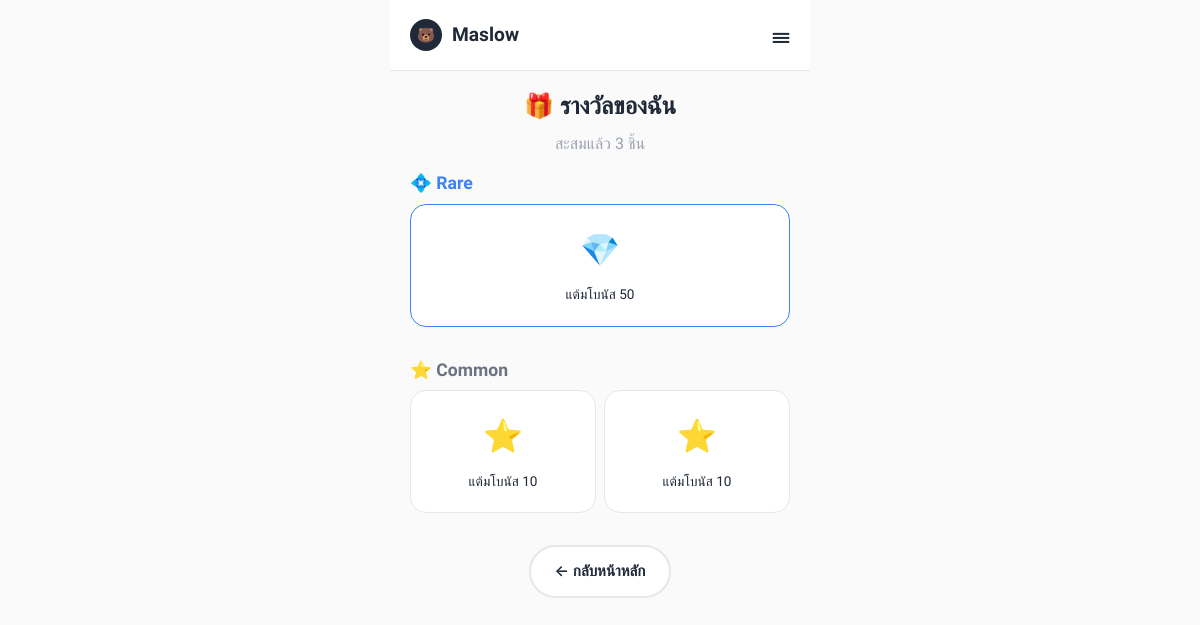
/rewards/ (signed in), run on the app's committed database.
### core/models.py (models this page shows, shortened)
class UserReward(models.Model):
    user = models.ForeignKey(User, on_delete=models.CASCADE, related_name='rewards')
    reward = models.ForeignKey(MysteryBoxReward, on_delete=models.CASCADE)
    goal = models.ForeignKey(Goal, on_delete=models.SET_NULL, null=True, blank=True,
                            help_text="Goal that triggered this reward")
    earned_at = models.DateTimeField(auto_now_add=True)
    is_new = models.BooleanField(default=True, help_text="Not yet viewed by user")
    class Meta:
        ordering = ['-earned_at']

class MysteryBoxReward(models.Model):
    RARITY_CHOICES = [
        ('common', 'Common'),
        ('rare', 'Rare'),
        ('epic', 'Epic'),
        ('legendary', 'Legendary'),
    ]
    REWARD_TYPE_CHOICES = [
        ('points', 'Bonus Points'),
        ('quote', 'Inspirational Quote'),
        ('badge', 'Special Badge'),
        ('theme', 'Theme Unlock'),
        ('avatar', 'Avatar Item'),
    ]
    name = models.CharField(max_length=200)
    description = models.TextField()
    icon = models.CharField(max_length=100, default='🎁')
    reward_type = models.CharField(max_length=50, choices=REWARD_TYPE_CHOICES)
    rarity = models.CharField(max_length=20, choices=RARITY_CHOICES, default='common')
    points_value = models.IntegerField(default=0, help_text="Points awarded if reward type is points")
    quote_text = models.TextField(blank=True, null=True, help_text="Quote if reward type is quote")
    drop_rate = models.FloatField(default=0.5, help_text="Probability 0.0-1.0")
    is_active = models.BooleanField(default=True)
    class Meta:
        ordering = ['rarity', 'name']

### core/views.py (the view)
# urls.py: path('rewards/', views.my_rewards, name='my_rewards'),
@login_required
def my_rewards(request):
    rewards = UserReward.objects.filter(user=request.user).select_related('reward')
    rewards.filter(is_new=True).update(is_new=False)
    rewards_by_rarity = {
        'legendary': [],
        'epic': [],
        'rare': [],
        'common': [],
    }
    for r in rewards:
        rewards_by_rarity[r.reward.rarity].append(r)
    context = {
        'rewards': rewards,
        'rewards_by_rarity': rewards_by_rarity,
        'total_count': rewards.count(),
    }
    return render(request, 'rewards/my_rewards.html', context)

### templates/rewards/my_rewards.html (shortened to what this page needs)
{% extends 'base.html' %}
{% block content %}
<div class="animate-fade-in">
    <h2 class="text-center mb-2">🎁 รางวัลของฉัน</h2>
    <p class="text-center text-muted mb-4">สะสมแล้ว {{ total_count }} ชิ้น</p>
    {% if rewards %}
    {% if rewards_by_rarity.rare %}
    <div class="mb-4">
        <h4 style="color: #3b82f6;">💠 Rare</h4>
        <div class="d-flex gap-2" style="flex-wrap: wrap;">
            {% for r in rewards_by_rarity.rare %}
            <div class="card" style="flex: 1; min-width: 140px; text-align: center; border-color: #3b82f6;">
                <div style="font-size: 2rem;">{{ r.reward.icon }}</div>
                <p style="font-size: 0.85rem; margin-top: 8px;">{{ r.reward.name }}</p>
            </div>
            {% endfor %}
        </div>
    </div>
    {% endif %}
    {% if rewards_by_rarity.common %}
    <div class="mb-4">
        <h4 style="color: #6b7280;">⭐ Common</h4>
        <div class="d-flex gap-2" style="flex-wrap: wrap;">
            {% for r in rewards_by_rarity.common %}
            <div class="card" style="flex: 1; min-width: 140px; text-align: center;">
                <div style="font-size: 2rem;">{{ r.reward.icon }}</div>
                <p style="font-size: 0.85rem; margin-top: 8px;">{{ r.reward.name }}</p>
            </div>
            {% endfor %}
        </div>
    </div>
    {% endif %}
    {% else %}
    <div class="empty-state">
        <div class="icon">🎁</div>
        <h3 class="title">ยังไม่มีรางวัล</h3>
        <p class="desc">ทำเป้าหมายให้สำเร็จเพื่อเปิดกล่องสุ่ม!</p>
    </div>
    {% endif %}
    <div class="text-center mt-4">
        <a href="{% url 'home' %}" class="btn btn-secondary">
            ← กลับหน้าหลัก
        </a>
    </div>
</div>
{% endblock %}

### static/css/style.css (style rules this page uses)
:root { --primary: #6366f1; --primary-light: #818cf8; --primary-dark: #4f46e5; --secondary: #f472b6; --accent: #fbbf24; --bg-primary: #fafafa; --bg-secondary: #f5f5f5; --bg-card: #ffffff; --bg-dark: #1f2937; --text-primary: #1f2937; --text-secondary: #6b7280; --text-muted: #9ca3af; --border-color: #e5e7eb; --border-dark: #374151; --shadow-sm: 0 1px 2px rgba(0, 0, 0, 0.05); --shadow-md: 0 4px 6px rgba(0, 0, 0, 0.07); --shadow-lg: 0 10px 15px rgba(0, 0, 0, 0.1); --radius-sm: 8px; --radius-md: 12px; --radius-lg: 16px; --radius-xl: 24px; --radius-full: 9999px; --transition-fast: 0.15s ease; --transition-normal: 0.3s ease; }
* { margin: 0; padding: 0; box-sizing: border-box; }
html { scroll-behavior: smooth; }
body { font-family: 'Prompt', 'Inter', -apple-system, sans-serif; background: var(--bg-primary); color: var(--text-primary); min-height: 100vh; line-height: 1.6; }
a { color: var(--primary); text-decoration: none; }
h1, h2, h3, h4 { font-weight: 600; line-height: 1.3; margin-bottom: 0.5em; }
h2 { font-size: 1.5rem; }
h4 { font-size: 1.1rem; }
.text-center { text-align: center; }
.text-muted { color: var(--text-muted); }
.btn { display: inline-flex; align-items: center; justify-content: center; gap: 8px; padding: 12px 24px; border: 2px solid var(--border-color); border-radius: var(--radius-full); font-family: inherit; font-size: 0.95rem; font-weight: 600; cursor: pointer; transition: var(--transition-normal); background: var(--bg-card); color: var(--text-primary); text-decoration: none; }
.card { background: var(--bg-card); border: 1px solid var(--border-color); border-radius: var(--radius-lg); padding: 20px; margin-bottom: 16px; }
.d-flex { display: flex; }
.gap-2 { gap: 8px; }
.mb-2 { margin-bottom: 8px; }
.mb-4 { margin-bottom: 16px; }
.mt-4 { margin-top: 16px; }
.animate-fade-in { animation: fadeIn 0.4s ease; }

### data on the page
UserReward: reward.icon "💎", reward.name "แต้มโบนัส 50"
UserReward: reward.icon "⭐", reward.name "แต้มโบนัส 10"
UserReward: reward.icon "⭐", reward.name "แต้มโบนัส 10"

### other printed values
{{ total_count }} "3"
